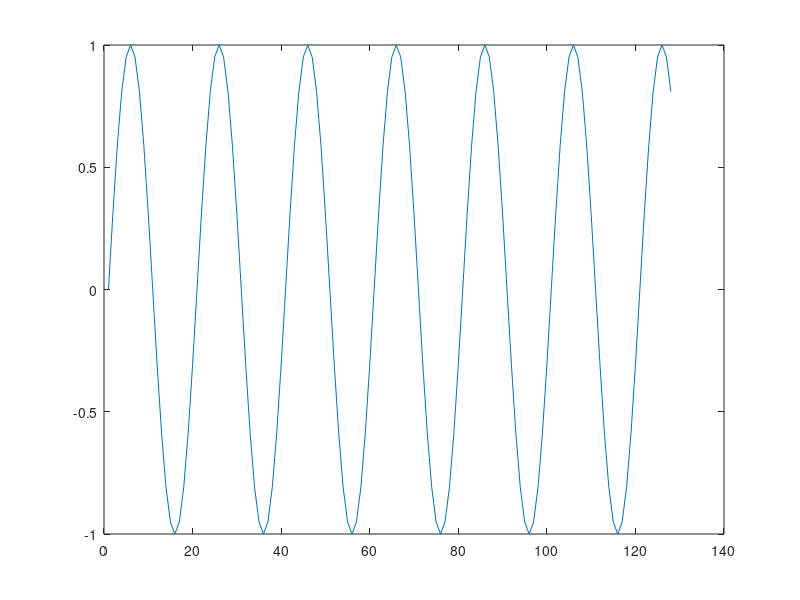
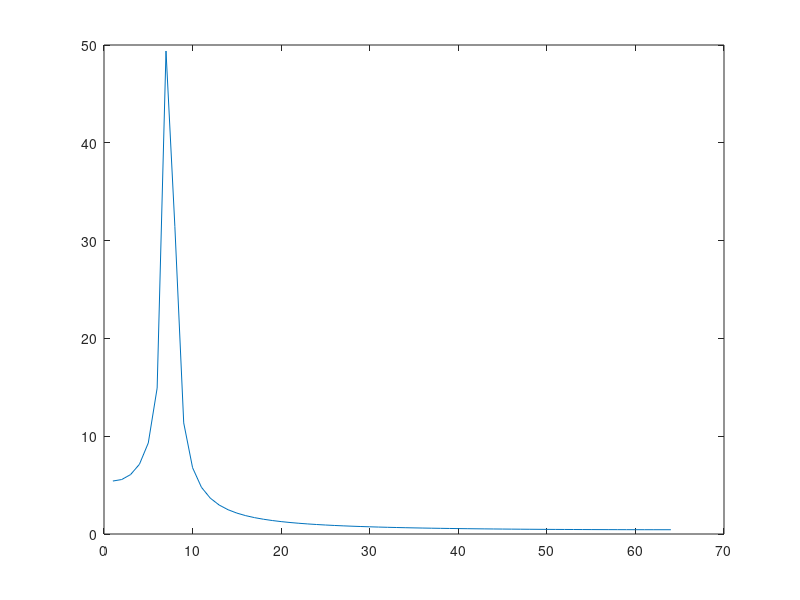

MATLAB code to generate these figures, in order:
len =128;
f = 5; %hz
fs = 100;
t = 0:1/fs:len*1/fs -1/fs;

frames = sin(2*pi*f*t);
figure; plot(frames)
stft_frames = fft(frames,len);

figure; plot(abs(stft_frames(1:len/2)))

energy = abs(stft_frames).^2;
normalized_energy = sum(energy)/ (numel(frames)^2);
fprintf('Norm Energy = .%3f\n',normalized_energy);



